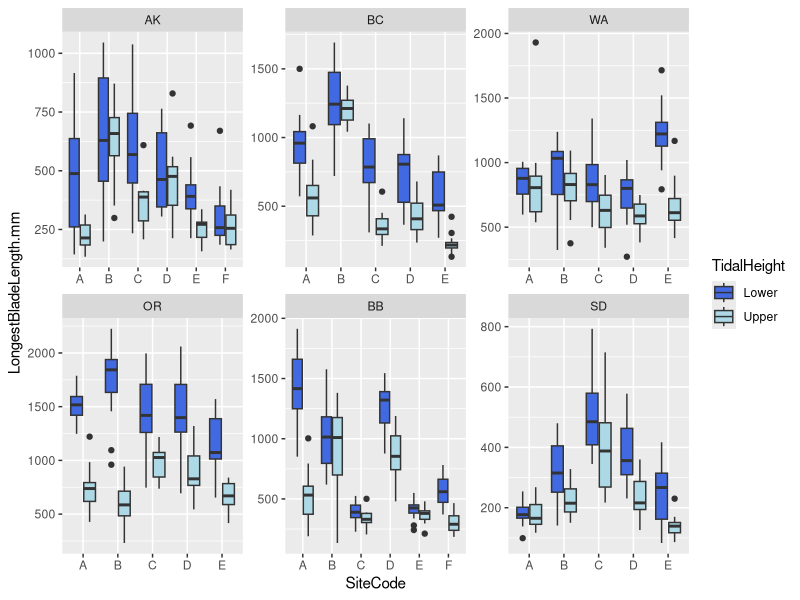
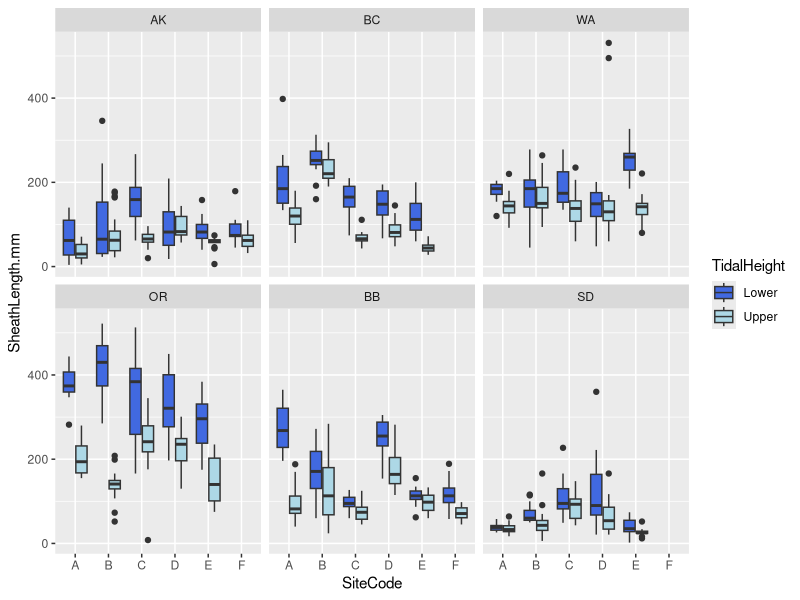
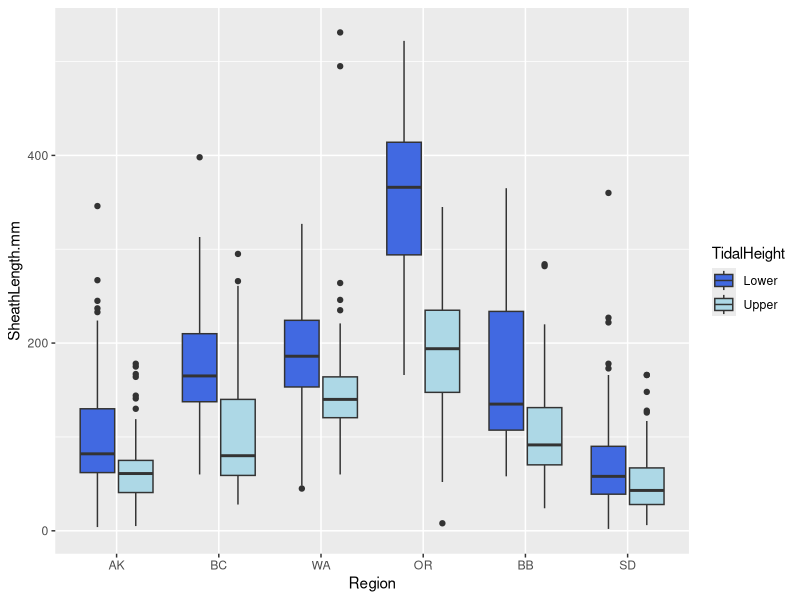
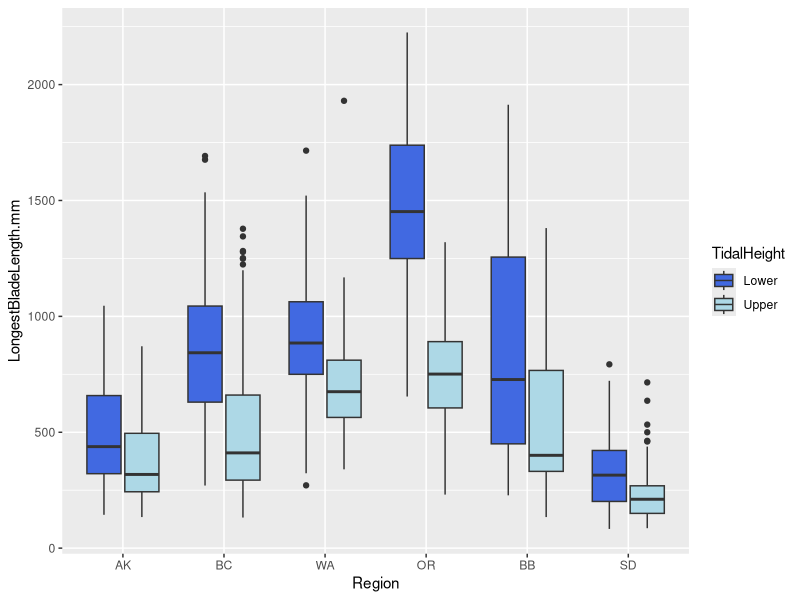
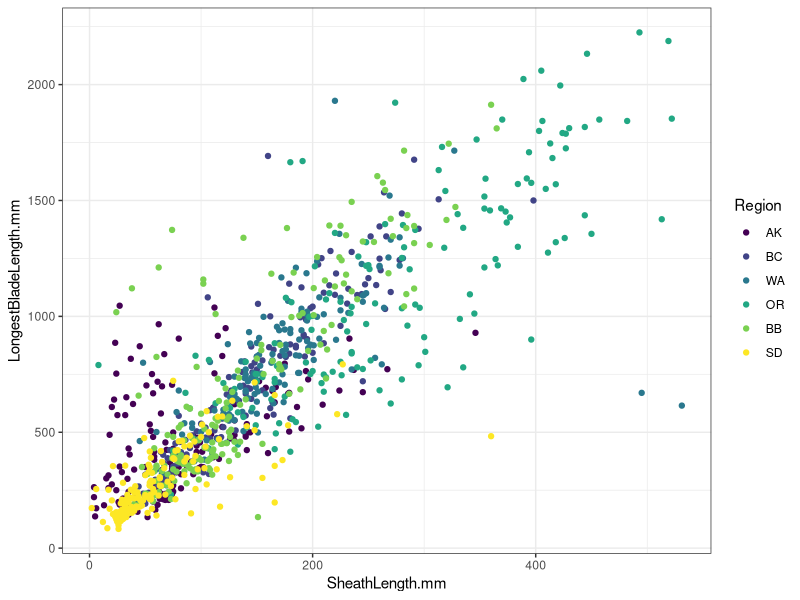

These figures' R source, in order:
library(tidyverse)
library(ggplot2)
library(lubridate)

region_order1 <- c("Alaska","British Colubmia","Washington","Oregon","Bodega Bay","San Diego")
region_order2 <- c("AK","BC","WA","OR","BB","SD")

## read-in data

Shoots <- read.csv("ShootMetrics.csv")
Shoots <- Shoots%>%
  separate(col=TransectID,sep="_",c("SampleDate","Region","SiteCode","Transect"))
Shoots$TidalHeight <- ifelse(Shoots$Transect=="L4"|Shoots$Transect=="L5"|Shoots$Transect=="L6","Lower","Upper")
Shoots$Region <- ordered(Shoots$Region,levels=region_order2)
ggplot(Shoots,aes(x=SiteCode,y=LongestBladeLength.mm,fill=TidalHeight))+geom_boxplot()+
  facet_wrap(~Region,scales = "free")+
  scale_fill_manual(values=c("royal blue","light blue"))

ggplot(Shoots,aes(x=SiteCode,y=SheathLength.mm,fill=TidalHeight))+geom_boxplot()+
  facet_wrap(~Region,scales = "fixed")+
  scale_fill_manual(values=c("royal blue","light blue"))

ggplot(Shoots,aes(x=Region,y=SheathLength.mm,fill=TidalHeight))+geom_boxplot()+
  #facet_wrap(~Region,scales = "fixed")+
  scale_fill_manual(values=c("royal blue","light blue"))
ggplot(Shoots,aes(x=Region,y=LongestBladeLength.mm,fill=TidalHeight))+geom_boxplot()+
  #facet_wrap(~Region,scales = "fixed")+
  scale_fill_manual(values=c("royal blue","light blue"))

ggplot(Shoots,aes(x=SheathLength.mm,y=LongestBladeLength.mm,color=Region))+geom_point()+
  theme_bw()
